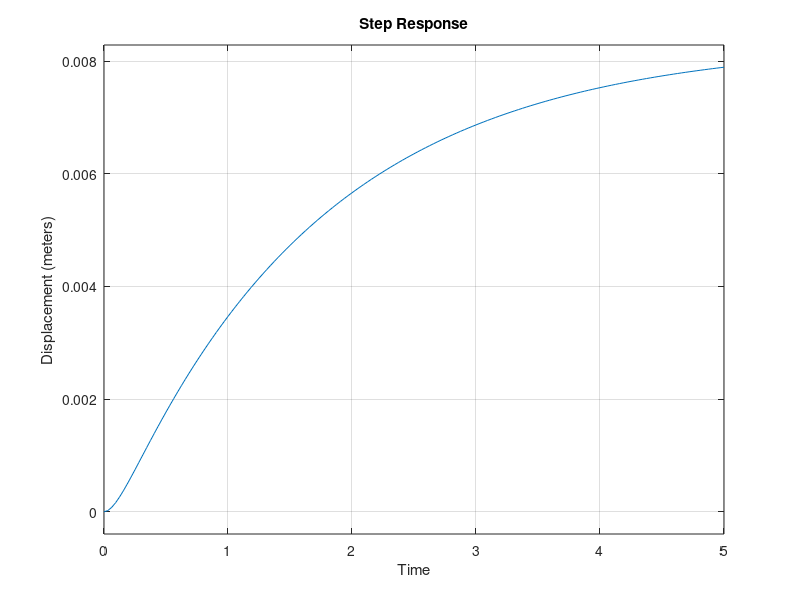
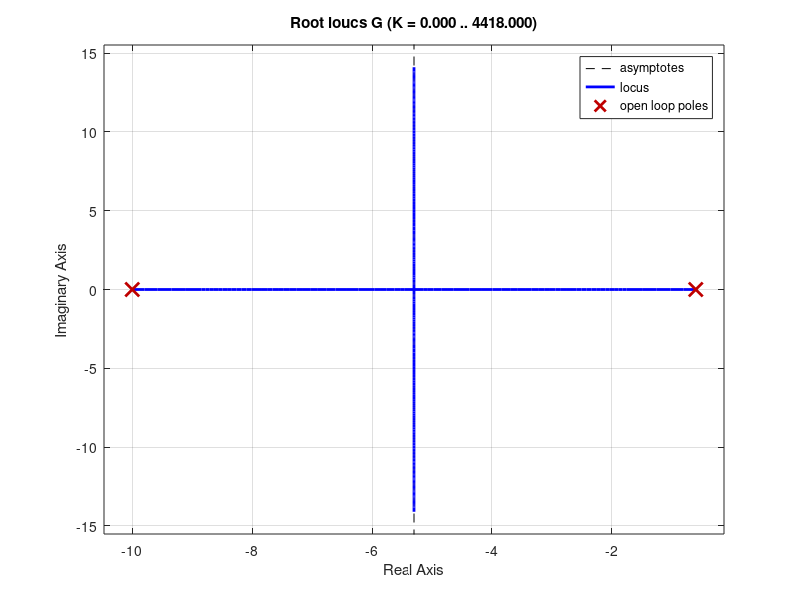

These figures' MATLAB source, in order:
%% Admittance Control Validation Script
% This script demonstrates the time-domain and frequency-domain behavior of the verified open-loop admittance controller corresponding to Theorems 5.3 and 7.2 in the paper.

clear; clc; close all;

%% Parameters (same as in the formal model and root plots)
m  = 200;      % mass (kg)
c  = 120;      % damping (Ns/m)
Tc = 0.1;      % time constant (s)

%% Transfer Function: V(s)/FH(s) = (1/c) / ((m/c) * Tc * s^2 + ((m/c) + Tc) * s + 1)
num = [1/c];
den = [(m/c) * Tc, (m/c) + Tc, 1];
G = tf(num, den);

%% Time-Domain Analysis (Step Response)
f1 = figure;
step(G, 5); % 5 seconds simulation
%title('Step Response of Verified Open-Loop Admittance Controller');
xlabel('Time');
ylabel('Displacement (meters)');
grid on;

exportgraphics(f1, 'step_response.pdf', 'ContentType', 'vector');   % Vector PDF

f2 = figure;
rlocus(G);
%title('Root Locus of Verified Admittance Controller');
grid on;

exportgraphics(f2, 'root_locus.pdf', 'ContentType', 'vector');   % Vector PDF
